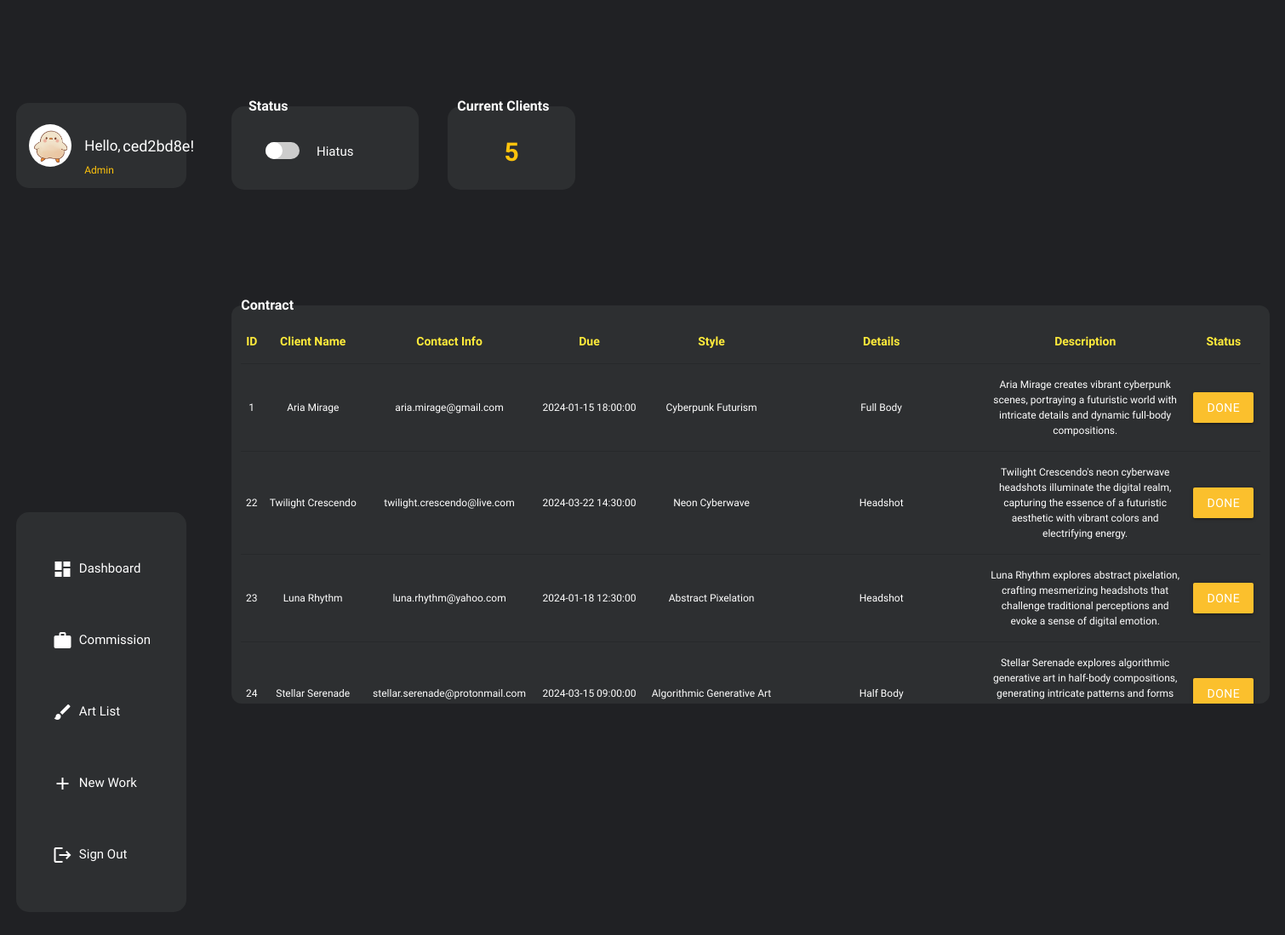
The app's page /Admin/index.php (signed in) with its own data.
### tables this page shows
CREATE TABLE `contract` (
  `id` int(255) NOT NULL,
  `client_name` varchar(255) NOT NULL,
  `contact_info` varchar(255) NOT NULL,
  `due` datetime NOT NULL,
  `style` varchar(100) NOT NULL,
  `client_details` text NOT NULL,
  `client_description` text NOT NULL
);

### Admin/index.php (the view, shortened to what this page needs)
<?php
    include ('assets/config/db.php');
    $sql = 'SELECT id, client_name, contact_info, due, style, client_details, client_description FROM contract';
    $result = mysqli_query($con, $sql);
?>
<!DOCTYPE html>
<html lang="en">
<head>
    <link rel="stylesheet" href="assets\css\dashboard.css">
    <link rel="stylesheet" href="assets\css\materialize.min.css">
</head>
<body>
    <div class="main-wrapper">
        <?php
        include "admin-nav.php";
        ?>
        <article class="wrapper-dashboard">
        <div class="dashboard">
                <div class="status-wrapper">
                    <fieldset class="status-box">
                        <legend class="legend">Status</legend>
                             <div class="toggle-button">
                                <label for="toggle" class="slider"></label>
                             </div>
                             <p id="status">Hiatus</p>
                    </fieldset>
                </div>
                <div class="current-client-wrapper">
                    <fieldset class="current-client-box">
                        <legend class="legend">Current Clients</legend>
                                <?php
                                    include ('assets/config/db.php');
                                    $clientquery = "SELECT * FROM contract";
                                    $totalclient = mysqli_query($con, $clientquery);
                                    if($totalresult = mysqli_num_rows($totalclient))
                                    {
                                        echo "<p id='client-count'>".$totalresult."</p> ";
                                    }
                                    else
                                    {
                                        echo "<p id='client-count'>0</p>";
                                    }
                                ?>
                    </fieldset>
                </div>
                <div class="contract-wrapper">
                    <fieldset class="contract-box">
                        <legend class="legend">Contract</legend>
                        <table class="centered responsive">
                            <thead>
                                <tr>
                                    <th class=" yellow-text">ID</th>
                                    <th class=" yellow-text">Client Name</th>
                                    <th class=" yellow-text">Contact Info</th>
                                    <th class=" yellow-text">Due</th>
                                    <th class=" yellow-text">Style</th>
                                    <th class=" yellow-text">Details</th>
                                    <th class=" yellow-text">Description</th>
                                    <th class=" yellow-text">Status</th>
                                </tr>
                            </thead>
                            <tbody>
                            <?php
                            if($result ->num_rows > 0)
                            {
                                $rows = mysqli_fetch_all($result, MYSQLI_ASSOC);
                                foreach($rows as $row)
                                {
                                    echo    "
                                              <tr>
                                              <td>$row[id]</td>
                                              <td>" . htmlspecialchars($row['client_name']) . "</td>
                                              <td>" . htmlspecialchars($row['contact_info']) . "</td>
                                              <td>" . htmlspecialchars($row['due']) . "</td>
                                              <td>" . htmlspecialchars($row['style']) . "</td>
                                              <td>" . htmlspecialchars($row['client_details']) . "</td>
                                              <td>" . htmlspecialchars($row['client_description']) . "</td>
                                              <td><a class='waves-effect waves-light btn yellow darken-2' href='\Admin\done.php?id= $row[id]'>Done</a></td>
                                             </tr>
                                           ";
                                }
                            }
                            ?>
                            </tbody>
                        </table>
                    </fieldset>
                </div>
            </div>
        </div>
</body>
</html>

### Admin/admin-nav.php (shortened to what this page needs)
<?php
$username = $_SESSION['username'];
?>
<!DOCTYPE html>
<html lang="en">
<head>
    <link rel="stylesheet" href="assets\css\admin-nav.css">
    <link rel="stylesheet" href="assets\css\font.css">
</head>
    <div class="wrapper">
    <div class="nav-container">
               <div class="user-container">
                    <span class="user-container-box">
                        <span class="image-container">
                    <img id="image" src="assets\img\ducky.jpg" alt="ducky duck" height="50px" width="50px">
                        </span>
                        <span class="col-2-row-2">
                            <p style="font-size: 18x;">Hello, </p>
                        </span>
                             <p id="role">Admin</p>
                             <p id="username" style="font-size: 18px; font-weight: 500;">
                             <?php echo $username; ?>!
                            </p>
                     </span>
                </div>
                    <div class="sidenav-wrapper">
                        <div class="side-nav">
                        <ul class="nav-list">
                            <li>
                                <a class="nav-buttons" href="index.php">
                                <i class="material-icons">dashboard</i>
                                &nbsp;&nbsp;Dashboard
                                </a>
                            </li>
                            <li>
                                <a class="nav-buttons" href="commission.php">
                                <i class="material-icons">work</i>
                                &nbsp;&nbsp;Commission
                                </a>
                            </li>
                            <li>
                                <a class="nav-buttons" href="artlist.php">
                                <i class="material-icons">brush</i>
                                &nbsp;&nbsp;Art List
                                </a>
                            </li>
                            <li>
                                <a class="nav-buttons" href="addwork.php">
                                <i class="material-icons">add</i>
                                &nbsp;&nbsp;New Work
                                </a>
                            </li>
                            <li>
                                <a class="nav-buttons" href="TO BE EDIT">
                                <i class="material-icons">logout</i>
                                &nbsp;&nbsp;Sign Out
                                </a>
                            </li>
                            </ul>
                        </div>
                    </div>
    </div>
    </div>
</html>

### Admin/assets/css/dashboard.css (style rules this page uses)
.main-wrapper { display: flex; flex-direction: row; }
.wrapper-dashboard { height: 100vh; width: 1300px ; display: flex; justify-content: center; align-items: center; }
.dashboard { height: 90%; width: 1250px; display: grid; grid-template-columns: 1fr 1fr 3fr; grid-template-rows: 1fr 3.1fr; }
.status-wrapper { grid-area: 1/1; padding: 5px 15px 15px 15px; }
.current-client-wrapper { grid-area: 1/2; padding: 5px 15px 15px 15px; }
.contract-wrapper { grid-area: 2/1/-2/-1; padding: 5px 15px 15px 15px; }
.status-box { position: relative; top: 20px; bottom: 3px; background-color: #2D2F31; border: none; color: white; display: flex; justify-self: start; align-self: center; padding: 20px; height: 110px; width: 220px; border-radius: 15px; }
.current-client-box { position: relative; top: 20px; bottom: 3px; background-color: #2D2F31; border: none; color: white; display: flex; justify-self: start; align-self: center; align-items: center; justify-content: center; height: 110px; width: 150px; border-radius: 15px; }
.contract-box { background-color: #2D2F31; border: none; color: white; min-height: 480px; max-height: 480px; width: 100%; border-radius: 12px; overflow-y: auto; overflow-x: auto; }
#client-count { margin: 0; padding: 0; font-size: 30px; color: #ffc40c; font-weight: bolder; }
.toggle-button { position: relative; align-self: center; justify-self: start; margin: 20px; }
#status { display: inline-block; position: relative; font-size: 15px; bottom: 5px; }
.toggle-button label { display: inline-block; cursor: pointer; height: 20px; width: 40px; }
.slider { position: relative; display: inline-block; width: 40px; height: 20px; background-color: #ccc; border-radius: 15px; }
.slider:before { content:""; position:absolute; top: 0; left: 0; width :20px; height :20px; border-radius :10px; background:white; transition: background-color 0.5s ease, transform 0.3s ease; }
legend { font-weight: 700; font-size: 16px; }
td { overflow-wrap: break-word; font-size: 12px; }
th { font-size: 14px; font-weight: 600; }
th:nth-child(6), td:nth-child(6), th:nth-child(7), td:nth-child(7) { width: 20%; }
@media (min-height: 860px) { .status-box { position: relative; top: 45px; } }
@media (min-height: 860px) { .current-client-box { position: relative; top: 45px; } }

### Admin/assets/css/admin-nav.css (style rules this page uses)
html { background-color: #202124; }
.wrapper { height: 100vh; width: 250px; background-color:#202124 ; display: flex; justify-content: center; align-items: center; }
.nav-container { height: 90%; width: 95%; display: grid; grid-template-columns: 250px; grid-template-rows: 1fr; grid-template-areas: 'user' 'nav'; }
.user-container { grid-area: user; padding: 10px; }
.user-container-box { background-color: #2D2F31; margin:3px; height: 100px; width:200px; border-radius: 15px; display: grid; grid-template-columns: 80px 45px 75px; grid-template-rows: 25px 50px 25px; position: relative; top: 20px; }
.image-container { grid-area: 2/1; justify-self: center; }
#image { border-radius: 100%; }
#role { grid-area: 3/2; justify-self: start; align-self: end; font-size: 12px; color: #ffc40c; }
#username { grid-area: 2/3; justify-self: start; align-self: center; font-size: 17px; color: white; }
.col-2-row-2 { grid-area: 2/2; align-self: center; justify-self: start; font-size: 17px; color: white; }
.sidenav-wrapper { grid-area: nav; padding:10px; }
.side-nav { margin: 3px; background-color: #2D2F31; height: 470px; width: 200px; border-radius: 15px; display: flex; flex-direction: column; justify-content: center; align-items: center; }
.nav-list { list-style: none; padding: 0; margin: 0; }
.nav-buttons { display: flex; align-items: center; padding: 30px; color: white; text-decoration: none; }
@media (min-height: 860px) { .side-nav { position: relative; bottom: 90px; } }
@media (min-height: 860px) { .user-container-box { position: relative; top: 45px; } }
@media (min-height: 950px) { .side-nav { position: relative; bottom: 120px; } }
@media (min-height: 950px) { .user-container-box { position: relative; top: 70x; } }

### records on screen
contract: id "1", client_name "Aria Mirage", contact_info "aria.mirage@gmail.com", due "2024-01-15 18:00:00", style "Cyberpunk Futurism", client_details "Full Body", client_description "Aria Mirage creates vibrant cyberpunk scenes, portraying a futuristic world with intricate details and dynamic full-body compositions."
contract: id "22", client_name "Twilight Crescendo", contact_info "twilight.crescendo@live.com", due "2024-03-22 14:30:00", style "Neon Cyberwave", client_details "Headshot", client_description "Twilight Crescendo's neon cyberwave headshots illuminate the digital realm, capturing the essence of a futuristic aesthetic with vibrant colors and electrifying energy."
contract: id "23", client_name "Luna Rhythm", contact_info "luna.rhythm@yahoo.com", due "2024-01-18 12:30:00", style "Abstract Pixelation", client_details "Headshot", client_description "Luna Rhythm explores abstract pixelation, crafting mesmerizing headshots that challenge traditional perceptions and evoke a sense of digital emotion."
contract: id "24", client_name "Stellar Serenade", contact_info "stellar.serenade@protonmail.com", due "2024-03-15 09:00:00", style "Algorithmic Generative Art", client_details "Half Body", client_description "Stellar Serenade explores algorithmic generative art in half-body compositions, generating intricate patterns and forms…"

### other values on screen
$username "ced2bd8e"
$totalresult "5"
